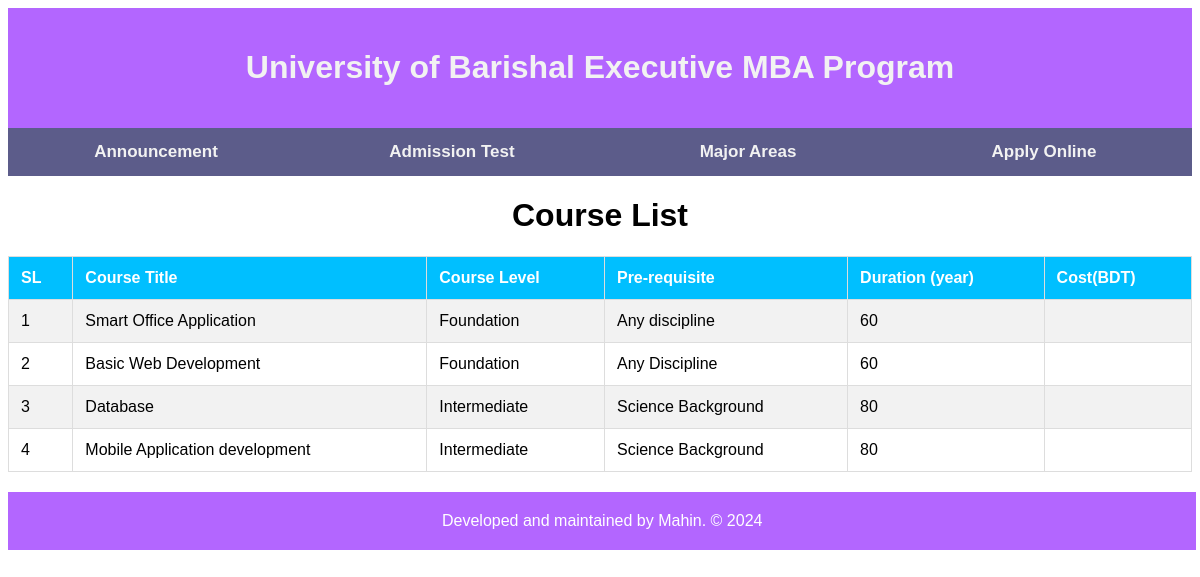
/courses.php, run on the app's committed database.
### tables this page shows
CREATE TABLE `courses` (
  `id` int(11) NOT NULL,
  `title` varchar(200) NOT NULL,
  `content` varchar(255) NOT NULL,
  `level` varchar(50) NOT NULL,
  `prerequisite` varchar(200) NOT NULL,
  `duration` int(11) NOT NULL
);

### courses.php (the view)
<?php
	include "header.php";
	include "dbconnect.php";
	$sql = "SELECT * FROM courses";
	$result = $conn->query($sql);
?>
<h1 align="center">Course List</h1>
<table>
	<tr>
		<th>SL</th>
		<th> Course Title</th>
		<th>Course Level</th>
		<th>Pre-requisite</th>
		<th>Duration (year)</th>
		<th>Cost(BDT)</th>
	</tr>
	<?php
		while($row=$result->fetch_assoc()){
			echo "<tr>";
			echo "<td>".$row["id"] ."</td>";
			echo "<td>".$row["title"] ."</td>";
			echo "<td>". $row["level"]."</td>";
			echo "<td>". $row["prerequisite"]."</td>";
			echo "<td>". $row["duration"]."</td>";
			echo "<td>". $row["cost"]."</td>";
			echo "</tr>";
		}
	?>
<table>
<?php
	include "footer.php";
?>

### header.php (shortened to what this page needs)
<!DOCTYPE html>
<html lang="en">
	<head>
	<link rel="stylesheet" href="style.css">
	</head>
	<body>
		<div class="header">
		  <h1>University of Barishal Executive MBA Program</h1>
		</div>
		<div class="topnav">
		  <a href="index.php">Announcement</a>
		  <a href="admission.php">Admission Test</a>
		  <a href="courses.php">Major Areas</a>
		  <a href="application.php">Apply Online</a>
		</div>

### footer.php
<div class="footer">
			Developed and maintained by Mahin. &copy; 2024
		</div>
	</body>
</html>

### style.css (style rules this page uses)
body { font-family: sans-serif; }
.header { background-color:#b366ff; padding: 20px; text-align: center; color:#f2f2f2; }
.topnav { overflow: hidden; background-color:#5c5c8a; position:sticky; top:0; }
.topnav a { float: left; display: block; color: #f2f2f2; text-align: center; padding: 14px 16px; text-decoration: none; width:25%; box-sizing: border-box; font-size:17px; font-weight:bold; }
table { font-family: Arial, Helvetica, sans-serif; border-collapse: collapse; width: 100%; }
table, td, th { border: 1px solid #ddd; padding: 12px; }
tr:nth-child(even) { background-color: #f2f2f2; }
th { padding-top: 12px; padding-bottom: 12px; text-align: left; background-color: #00bfff; color: white; }
.footer { width: 97%; padding:20px; background-color: #b366ff; color: white; text-align: center; margin-top:20px; }

### data on the page
courses: id "1", title "Smart Office Application", level "Foundation", prerequisite "Any discipline", duration "60"
courses: id "2", title "Basic Web Development", level "Foundation", prerequisite "Any Discipline", duration "60"
courses: id "3", title "Database", level "Intermediate", prerequisite "Science Background", duration "80"
courses: id "4", title "Mobile Application development", level "Intermediate", prerequisite "Science Background", duration "80"
